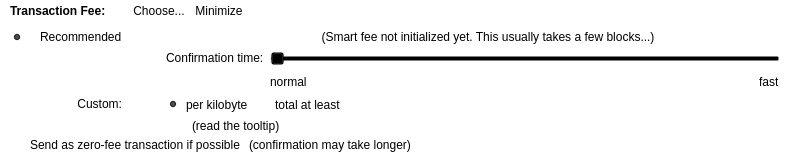
    <widget class="QFrame" name="frameFee">
     <property name="sizePolicy">
      <sizepolicy hsizetype="Expanding" vsizetype="Expanding">
       <horstretch>0</horstretch>
       <verstretch>0</verstretch>
      </sizepolicy>
     </property>
     <property name="maximumSize">
      <size>
       <width>16777215</width>
       <height>16777215</height>
      </size>
     </property>
     <property name="styleSheet">
      <string notr="true">border: 0;
  background-color: transparent;</string>
     </property>
     <property name="frameShape">
      <enum>QFrame::StyledPanel</enum>
     </property>
     <property name="frameShadow">
      <enum>QFrame::Sunken</enum>
     </property>
     <layout class="QVBoxLayout" name="verticalLayoutFee1">
      <property name="spacing">
       <number>0</number>
      </property>
      <property name="leftMargin">
       <number>0</number>
      </property>
      <property name="topMargin">
       <number>0</number>
      </property>
      <property name="rightMargin">
       <number>0</number>
      </property>
      <property name="bottomMargin">
       <number>0</number>
      </property>
      <item>
       <layout class="QVBoxLayout" name="verticalLayoutFee2" stretch="0,0,0">
        <property name="spacing">
         <number>0</number>
        </property>
        <property name="leftMargin">
         <number>10</number>
        </property>
        <property name="topMargin">
         <number>0</number>
        </property>
        <item>
         <layout class="QHBoxLayout" name="horizontalLayoutFee1">
          <property name="bottomMargin">
           <number>0</number>
          </property>
          <item>
           <layout class="QVBoxLayout" name="verticalLayoutFee7">
            <property name="spacing">
             <number>0</number>
            </property>
            <item>
             <spacer name="verticalSpacerSmartFee">
              <property name="orientation">
               <enum>Qt::Vertical</enum>
              </property>
              <property name="sizeType">
               <enum>QSizePolicy::Fixed</enum>
              </property>
              <property name="sizeHint" stdset="0">
               <size>
                <width>1</width>
                <height>4</height>
               </size>
              </property>
             </spacer>
            </item>
            <item>
             <layout class="QHBoxLayout" name="horizontalLayoutSmartFee">
              <property name="spacing">
               <number>10</number>
              </property>
              <item>
               <widget class="QLabel" name="labelFeeHeadline">
                <property name="sizePolicy">
                 <sizepolicy hsizetype="Preferred" vsizetype="Maximum">
                  <horstretch>0</horstretch>
                  <verstretch>0</verstretch>
                 </sizepolicy>
                </property>
                <property name="font">
                 <font>
                  <weight>75</weight>
                  <bold>true</bold>
                 </font>
                </property>
                <property name="styleSheet">
                 <string notr="true">font-weight:bold;</string>
                </property>
                <property name="text">
                 <string>Transaction Fee:</string>
                </property>
               </widget>
              </item>
              <item>
               <widget class="QLabel" name="labelFeeMinimized">
                <property name="text">
                 <string/>
                </property>
               </widget>
              </item>
              <item>
               <widget class="QPushButton" name="buttonChooseFee">
                <property name="text">
                 <string>Choose...</string>
                </property>
               </widget>
              </item>
              <item>
               <widget class="QPushButton" name="buttonMinimizeFee">
                <property name="toolTip">
                 <string>collapse fee-settings</string>
                </property>
                <property name="text">
                 <string>Minimize</string>
                </property>
               </widget>
              </item>
             </layout>
            </item>
            <item>
             <spacer name="verticalSpacer_5">
              <property name="orientation">
               <enum>Qt::Vertical</enum>
              </property>
              <property name="sizeHint" stdset="0">
               <size>
                <width>1</width>
                <height>1</height>
               </size>
              </property>
             </spacer>
            </item>
           </layout>
          </item>
          <item>
           <spacer name="horizontalSpacer_4">
            <property name="orientation">
             <enum>Qt::Horizontal</enum>
            </property>
            <property name="sizeHint" stdset="0">
             <size>
              <width>40</width>
              <height>20</height>
             </size>
            </property>
           </spacer>
          </item>
         </layout>
        </item>
        <item>
         <widget class="QFrame" name="frameFeeSelection">
          <property name="styleSheet">
           <string notr="true">border: 0;
  background-color: transparent;</string>
          </property>
          <layout class="QVBoxLayout" name="verticalLayoutFee12">
           <property name="spacing">
            <number>0</number>
           </property>
           <property name="leftMargin">
            <number>0</number>
           </property>
           <property name="topMargin">
            <number>0</number>
           </property>
           <property name="rightMargin">
            <number>0</number>
           </property>
           <property name="bottomMargin">
            <number>0</number>
           </property>
           <item>
            <layout class="QGridLayout" name="gridLayoutFee">
             <property name="topMargin">
              <number>10</number>
             </property>
             <property name="bottomMargin">
              <number>4</number>
             </property>
             <property name="horizontalSpacing">
              <number>10</number>
             </property>
             <property name="verticalSpacing">
              <number>4</number>
             </property>
             <item row="2" column="4">
              <layout class="QVBoxLayout" name="verticalLayoutFee8">
               <property name="spacing">
                <number>6</number>
               </property>
               <item>
                <layout class="QHBoxLayout" name="horizontalLayoutFee13">
                 <item>
                  <widget class="QRadioButton" name="radioCustomPerKilobyte">
                   <property name="toolTip">
                    <string>If the custom fee is set to 1000 uLGXs and the transaction is only 250 bytes, then &quot;per kilobyte&quot; only pays 250 uLGXs in fee,&lt;br /&gt;while &quot;at least&quot; pays 1000 uLGXs. For transactions bigger than a kilobyte both pay by kilobyte.</string>
                   </property>
                   <property name="text">
                    <string>per kilobyte</string>
                   </property>
                   <property name="checked">
                    <bool>true</bool>
                   </property>
                   <attribute name="buttonGroup">
                    <string notr="true">groupCustomFee</string>
                   </attribute>
                  </widget>
                 </item>
                 <item>
                  <widget class="QRadioButton" name="radioCustomAtLeast">
                   <property name="toolTip">
                    <string>If the custom fee is set to 1000 uLGXs and the transaction is only 250 bytes, then &quot;per kilobyte&quot; only pays 250 uLGXs in fee,&lt;br /&gt;while &quot;total at least&quot; pays 1000 uLGXs. For transactions bigger than a kilobyte both pay by kilobyte.</string>
                   </property>
                   <property name="text">
                    <string>total at least</string>
                   </property>
                   <attribute name="buttonGroup">
                    <string notr="true">groupCustomFee</string>
                   </attribute>
                  </widget>
                 </item>
                 <item>
                  <widget class="BitcoinAmountField" name="customFee"/>
                 </item>
                 <item>
                  <spacer name="horizontalSpacer_6">
                   <property name="orientation">
                    <enum>Qt::Horizontal</enum>
                   </property>
                   <property name="sizeHint" stdset="0">
                    <size>
                     <width>1</width>
                     <height>1</height>
                    </size>
                   </property>
                  </spacer>
                 </item>
                </layout>
               </item>
               <item>
                <layout class="QHBoxLayout" name="horizontalLayoutFee8">
                 <item>
                  <widget class="QCheckBox" name="checkBoxMinimumFee">
                   <property name="toolTip">
                    <string>Paying only the minimum fee is just fine as long as there is less transaction volume than space in the blocks.&lt;br /&gt;But be aware that this can end up in a never confirming transaction once there is more demand for litegenx transactions than the network can process.</string>
                   </property>
                   <property name="text">
                    <string/>
                   </property>
                  </widget>
                 </item>
                 <item>
                  <widget class="QLabel" name="labelMinFeeWarning">
                   <property name="enabled">
                    <bool>true</bool>
                   </property>
                   <property name="toolTip">
                    <string>Paying only the minimum fee is just fine as long as there is less transaction volume than space in the blocks.&lt;br /&gt;But be aware that this can end up in a never confirming transaction once there is more demand for litegenx transactions than the network can process.</string>
                   </property>
                   <property name="text">
                    <string>(read the tooltip)</string>
                   </property>
                   <property name="margin">
                    <number>5</number>
                   </property>
                  </widget>
                 </item>
                 <item>
                  <spacer name="horizontalSpacer_2">
                   <property name="orientation">
                    <enum>Qt::Horizontal</enum>
                   </property>
                   <property name="sizeHint" stdset="0">
                    <size>
                     <width>1</width>
                     <height>1</height>
                    </size>
                   </property>
                  </spacer>
                 </item>
                </layout>
               </item>
              </layout>
             </item>
             <item row="1" column="0">
              <layout class="QVBoxLayout" name="verticalLayoutFee4" stretch="1">
               <item>
                <spacer name="verticalSpacer_2">
                 <property name="orientation">
                  <enum>Qt::Vertical</enum>
                 </property>
                 <property name="sizeHint" stdset="0">
                  <size>
                   <width>1</width>
                   <height>1</height>
                  </size>
                 </property>
                </spacer>
               </item>
              </layout>
             </item>
             <item row="2" column="0">
              <layout class="QVBoxLayout" name="verticalLayoutFee9" stretch="0,1">
               <item>
                <widget class="QRadioButton" name="radioCustomFee">
                 <property name="text">
                  <string/>
                 </property>
                 <attribute name="buttonGroup">
                  <string notr="true">groupFee</string>
                 </attribute>
                </widget>
               </item>
               <item>
                <spacer name="verticalSpacer_6">
                 <property name="orientation">
                  <enum>Qt::Vertical</enum>
                 </property>
                 <property name="sizeHint" stdset="0">
                  <size>
                   <width>1</width>
                   <height>1</height>
                  </size>
                 </property>
                </spacer>
               </item>
              </layout>
             </item>
             <item row="1" column="4">
              <layout class="QVBoxLayout" name="verticalLayoutFee3" stretch="0,0,1">
               <property name="spacing">
                <number>6</number>
               </property>
               <property name="topMargin">
                <number>2</number>
               </property>
               <item>
                <layout class="QHBoxLayout" name="horizontalLayoutFee12">
                 <item>
                  <spacer name="horizontalSpacer_5">
                   <property name="orientation">
                    <enum>Qt::Horizontal</enum>
                   </property>
                   <property name="sizeHint" stdset="0">
                    <size>
                     <width>1</width>
                     <height>1</height>
                    </size>
                   </property>
                  </spacer>
                 </item>
                </layout>
               </item>
               <item>
                <layout class="QHBoxLayout" name="horizontalLayoutFee9">
                 <item>
                  <layout class="QVBoxLayout" name="verticalLayoutFee6">
                   <item>
                    <widget class="QLabel" name="labelSmartFee3">
                     <property name="text">
                      <string>Confirmation time:</string>
                     </property>
                     <property name="margin">
                      <number>2</number>
                     </property>
                    </widget>
                   </item>
                   <item>
                    <spacer name="verticalSpacer_3">
                     <property name="orientation">
                      <enum>Qt::Vertical</enum>
                     </property>
                     <property name="sizeHint" stdset="0">
                      <size>
                       <width>1</width>
                       <height>1</height>
                      </size>
                     </property>
                    </spacer>
                   </item>
                  </layout>
                 </item>
                 <item>
                  <layout class="QVBoxLayout" name="verticalLayoutFee5">
                   <property name="rightMargin">
                    <number>30</number>
                   </property>
                   <item>
                    <widget class="QSlider" name="sliderSmartFee">
                     <property name="minimum">
                      <number>0</number>
                     </property>
                     <property name="maximum">
                      <number>24</number>
                     </property>
                     <property name="pageStep">
                      <number>1</number>
                     </property>
                     <property name="value">
                      <number>0</number>
                     </property>
                     <property name="orientation">
                      <enum>Qt::Horizontal</enum>
                     </property>
                     <property name="invertedAppearance">
                      <bool>false</bool>
                     </property>
                     <property name="invertedControls">
                      <bool>false</bool>
                     </property>
                     <property name="tickPosition">
                      <enum>QSlider::NoTicks</enum>
                     </property>
                    </widget>
                   </item>
                   <item>
                    <layout class="QHBoxLayout" name="horizontalLayoutFee10">
                     <item>
                      <widget class="QLabel" name="labelSmartFeeNormal">
                       <property name="text">
                        <string>normal</string>
                       </property>
                      </widget>
                     </item>
                     <item>
                      <spacer name="horizontalSpacer_3">
                       <property name="orientation">
                        <enum>Qt::Horizontal</enum>
                       </property>
                       <property name="sizeHint" stdset="0">
                        <size>
                         <width>40</width>
                         <height>20</height>
                        </size>
                       </property>
                      </spacer>
                     </item>
                     <item>
                      <widget class="QLabel" name="labelSmartFeeFast">
                       <property name="text">
                        <string>fast</string>
                       </property>
                      </widget>
                     </item>
                    </layout>
                   </item>
                  </layout>
                 </item>
                </layout>
               </item>
               <item>
                <spacer name="verticalSpacer_4">
                 <property name="orientation">
                  <enum>Qt::Vertical</enum>
                 </property>
                 <property name="sizeHint" stdset="0">
                  <size>
                   <width>1</width>
                   <height>1</height>
                  </size>
                 </property>
                </spacer>
               </item>
              </layout>
             </item>
             <item row="0" column="1">
              <widget class="QLabel" name="labelSmartFee_2">
               <property name="text">
                <string>Recommended</string>
               </property>
              </widget>
             </item>
             <item row="0" column="0">
              <widget class="QRadioButton" name="radioSmartFee">
               <property name="text">
                <string/>
               </property>
               <property name="checked">
                <bool>true</bool>
               </property>
               <attribute name="buttonGroup">
                <string notr="true">groupFee</string>
               </attribute>
              </widget>
             </item>
             <item row="2" column="1">
              <widget class="QLabel" name="labelCustomFee">
               <property name="text">
                <string>Custom:</string>
               </property>
               <property name="alignment">
                <set>Qt::AlignRight|Qt::AlignTop|Qt::AlignTrailing</set>
               </property>
              </widget>
             </item>
             <item row="0" column="2">
              <widget class="QLabel" name="labelSmartFee">
               <property name="text">
                <string/>
               </property>
               <property name="margin">
                <number>2</number>
               </property>
              </widget>
             </item>
             <item row="0" column="3">
              <widget class="QLabel" name="labelFeeEstimation">
               <property name="text">
                <string/>
               </property>
              </widget>
             </item>
             <item row="0" column="4">
              <widget class="QLabel" name="labelSmartFee2">
               <property name="text">
                <string>(Smart fee not initialized yet. This usually takes a few blocks...)</string>
               </property>
               <property name="alignment">
                <set>Qt::AlignHCenter</set>
               </property>
               <property name="wordWrap">
                <bool>true</bool>
               </property>
               <property name="margin">
                <number>2</number>
               </property>
              </widget>
             </item>
            </layout>
           </item>
           <item>
            <layout class="QHBoxLayout" name="horizontalLayoutFee5" stretch="0,0,0">
             <property name="spacing">
              <number>8</number>
             </property>
             <property name="bottomMargin">
              <number>4</number>
             </property>
             <item>
              <widget class="QCheckBox" name="checkBoxFreeTx">
               <property name="text">
                <string>Send as zero-fee transaction if possible</string>
               </property>
              </widget>
             </item>
             <item>
              <widget class="QLabel" name="labelFreeTx">
               <property name="text">
                <string>(confirmation may take longer)</string>
               </property>
               <property name="margin">
                <number>5</number>
               </property>
              </widget>
             </item>
             <item>
              <spacer name="horizontalSpacerFee5">
               <property name="orientation">
                <enum>Qt::Horizontal</enum>
               </property>
               <property name="sizeHint" stdset="0">
                <size>
                 <width>1</width>
                 <height>1</height>
                </size>
               </property>
              </spacer>
             </item>
            </layout>
           </item>
           <item>
            <spacer name="verticalSpacerFee2">
             <property name="orientation">
              <enum>Qt::Vertical</enum>
             </property>
             <property name="sizeHint" stdset="0">
              <size>
               <width>1</width>
               <height>1</height>
              </size>
             </property>
            </spacer>
           </item>
          </layout>
         </widget>
        </item>
        <item>
         <spacer name="verticalSpacerFee">
          <property name="orientation">
           <enum>Qt::Vertical</enum>
          </property>
          <property name="sizeHint" stdset="0">
           <size>
            <width>800</width>
            <height>1</height>
           </size>
          </property>
         </spacer>
        </item>
       </layout>
      </item>
     </layout>
    </widget>
